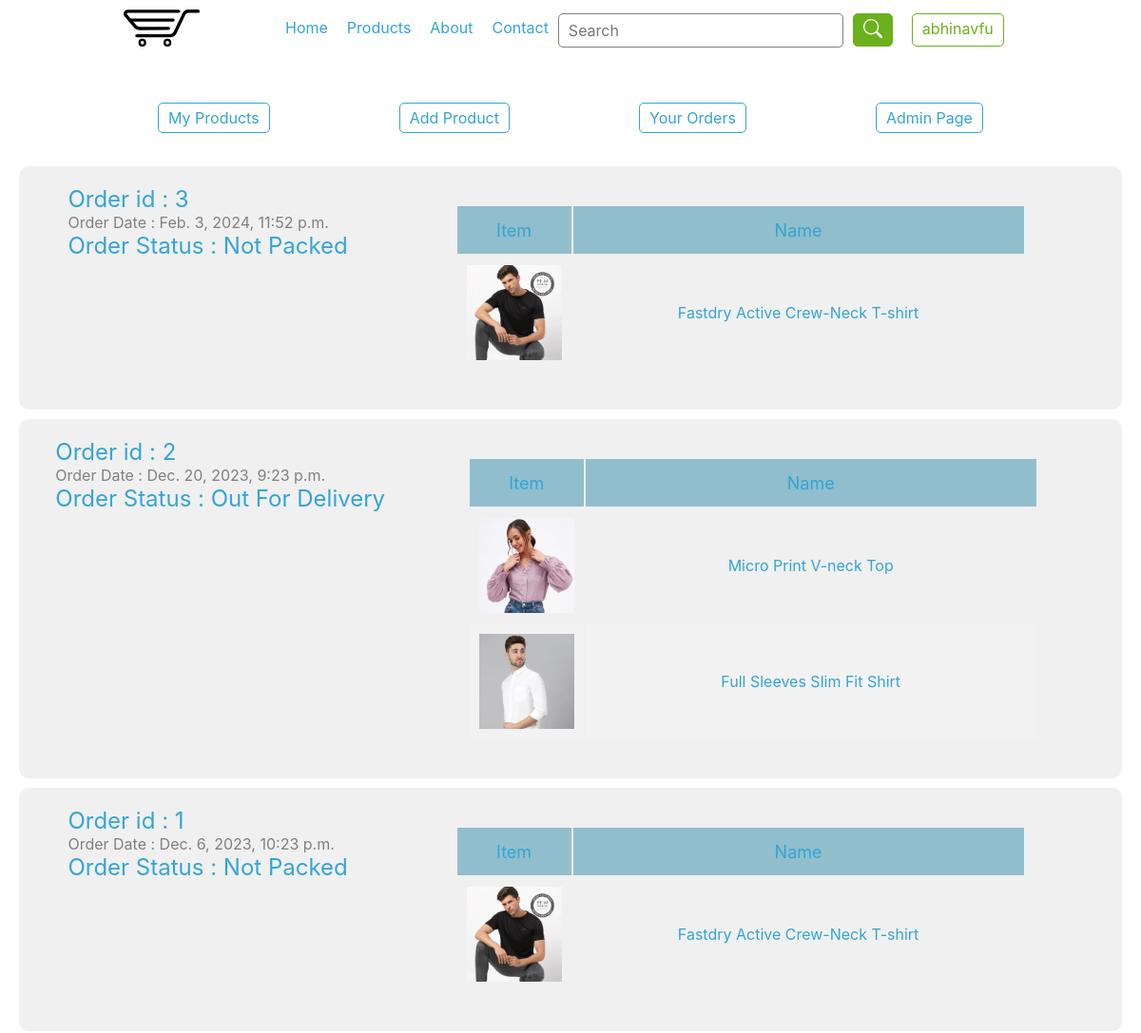
/shop/orders/ (signed in, upper part), run on an earlier commit of the app's database.
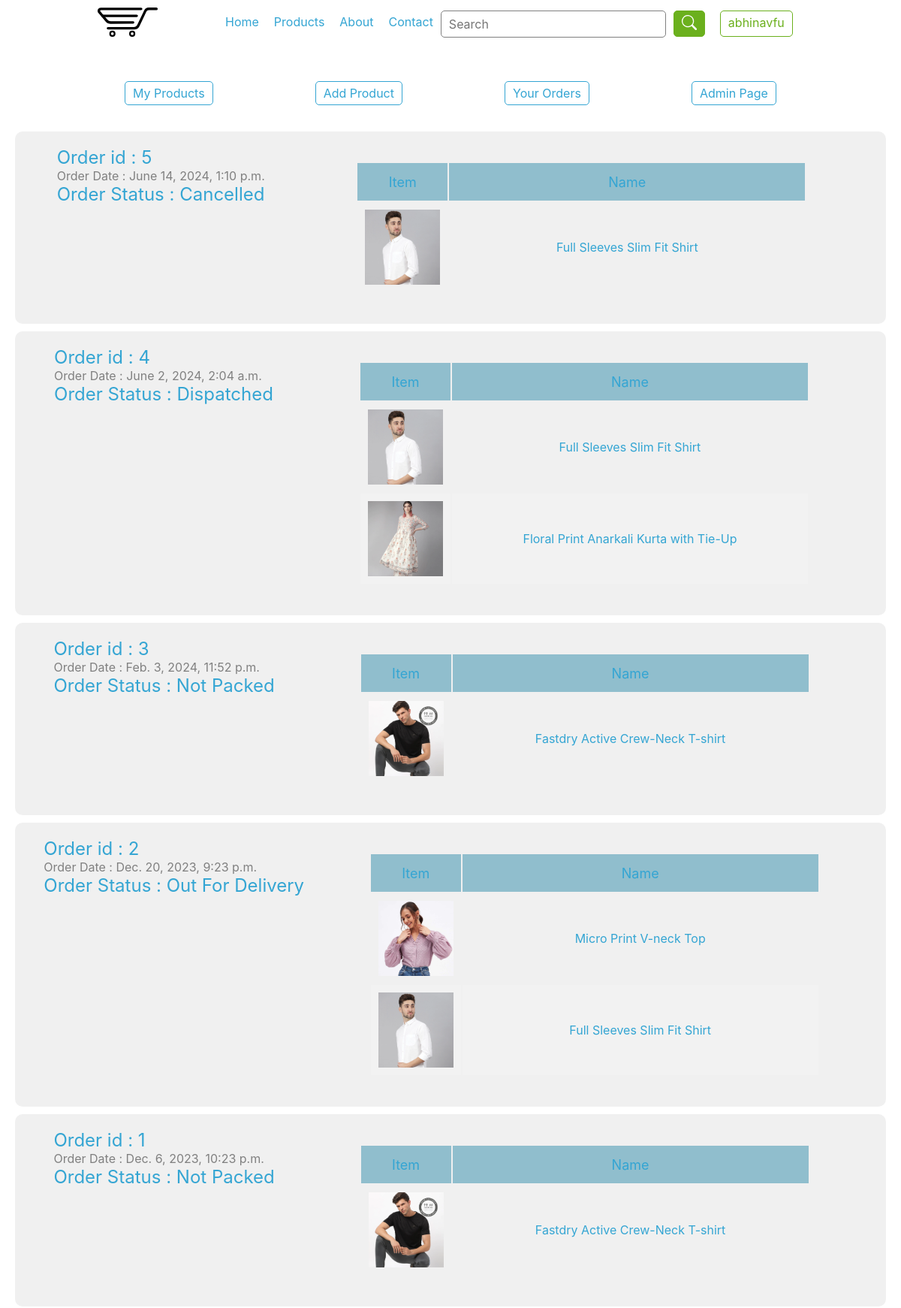
And on a later commit of the database.
### ecom/models.py (models this page shows, shortened)
class Payment(models.Model):
    buyer = models.ForeignKey(Buyer, on_delete=models.CASCADE)
    seller = models.CharField(default="E-Shop", max_length=20)
    address = models.CharField(default="", max_length=500)
    subtotal = models.IntegerField(default=0, null=True, blank=True)
    shipping = models.IntegerField(default=0, null=True, blank=True)
    ordertotal = models.IntegerField(default=0, null=True, blank=True)
    paymentmethod = models.CharField(
        max_length=30, default="COD", null=True, blank=True)
    paymentstatus = models.CharField(
        max_length=20, default="Pending", null=True, blank=True)
    orderstatus = models.CharField(
        max_length=20, default="Not Packed", null=True, blank=True)
    updated_at = models.DateTimeField(auto_now=True)
    created_at = models.DateTimeField(blank=True, null=True)
    rzppid = models.CharField(
        max_length=100, default="", null=True, blank=True)
    rzpoid = models.CharField(
        max_length=100, default="", null=True, blank=True)
    rzpsid = models.CharField(
        max_length=100, default="", null=True, blank=True)

class Order(models.Model):
    product = models.ForeignKey(Product, on_delete=models.CASCADE)
    q = models.IntegerField(default=1)
    total = models.IntegerField(default=0)
    payment = models.ForeignKey(Payment, on_delete=models.CASCADE)

class Product(models.Model):
    mainCategory = models.ForeignKey(MainCategory, on_delete=models.CASCADE)
    subCategory = models.ForeignKey(SubCategory, on_delete=models.CASCADE)
    brand = models.ForeignKey(Brand, on_delete=models.CASCADE)
    seller = models.CharField(default="E-Shop", max_length=100)
    name = models.CharField(default="", max_length=200)
    price = models.IntegerField(default=0)
    discount = models.IntegerField(default=0)
    promotion_price = models.IntegerField(default=0)
    tags = models.CharField(default="", max_length=200)
    size = models.CharField(default="", max_length=50)
    colour = models.CharField(default="", max_length=50)
    popularity = models.IntegerField(default=0)
    stock = models.CharField(default="", max_length=20)
    description = models.TextField(default="")
    sale = models.BooleanField(default=False, null=False)
    pic1 = models.ImageField(upload_to="shopimages/",
                             default=None, blank=True, null=True)
    pic2 = models.ImageField(upload_to="shopimages/",
                             default=None, blank=True, null=True)
    pic3 = models.ImageField(upload_to="shopimages/",
                             default=None, blank=True, null=True)
    pic4 = models.ImageField(upload_to="shopimages/",
                             default=None, blank=True, null=True)
    updated_at = models.DateTimeField(auto_now=True)
    created_at = models.DateTimeField(blank=True, null=True)
    def __str__(self):
        return self.name
    objects = ProductManager()

### ecom/views.py (the view)
# urls.py: path('orders/', orders, name='orders'),
@login_required(login_url=loginUrl)
def orders(request):
    checkU = checkUser(request)
    try:
        buyer = Buyer.objects.get(username=auth.get_user(request))
        orders = Payment.objects.filter(
            buyer=buyer).order_by('-created_at')
        c= Cart.objects.filter(buyer=buyer)
    except:
        pass
    try:
        if checkU == 'admin':
            orders = Payment.objects.filter(seller=SELLER).order_by('-created_at')
            c = None
    except:
        pass
    return render(request, 'orders.html', {'orders': orders, 'cart':c, 'checkU': checkU})

### ecom/templatetags/cart.py (called while the page is built)
@register.filter(name="checkoutProducts")
def checkoutProducts(request, num):
    products = Order.objects.filter(payment=Payment.objects.get(id=num))
    return products

### ecom/views.py (called while the page is built, shortened)
def checkUser(request):
    try:
        try:
            if User.objects.get(username=auth.get_user(request)).is_superuser:
                return 'admin'
        except:
            pass
    except:
        return 'user'

### ecom/templates/orders.html (shortened to what this page needs)
{% extends 'base.html' %} {% load cart %} {% block page %}
<div class="orders" class="min-height" style="min-height: 500px">
  {% if checkU == 'admin' %}
  <div class="d-flex" style="padding: 20px">
    <a class="btn btn-blue" href="{% url 'userprofile' %}">My Products</a>
    <a class="btn btn-blue" href="{% url 'addProduct' %}">Add Product</a>
    <a class="btn btn-blue" href="{% url 'orders' %}">Your Orders</a>
    <a class="btn btn-blue" href="/abhinavfuadmin/">Admin Page</a>
  </div>
  {%endif%}
  {% if orders|length > 0 %} {% for i in orders %}
  <div class="orderitem">
    <div>
        <a href="{% url 'orderDetails' i.id %}">
          <h2>Order id : {{i.id}}</h2>
          <span style="color: gray">Order Date : {{i.created_at}}</span>
          <h2>Order Status : {{i.orderstatus}}</h2>
        </a>
      </div>
      {% if checkU == 'shipment' %}
      {%else%}
      <div>
        <a href="{% url 'orderDetails' i.id %}">
        <div class="cart-items">
          <table>
            <thead>
              <tr>
                <th style="width: 100px">Item</th>
                <th class="cart-name">Name</th>
              </tr>
            </thead>
            <tbody>
              {% for j in request|checkoutProducts:i.id %}
              <tr>
                <td>
                  <div class="cart-img">
                    {% if j.product.pic1 %}
                    <img src="{{j.product.pic1.url}}" alt="product item" loading="lazy"/>
                    {% else %}
                    <img src="/static/images/No_image.png" alt="" loading="lazy"/>
                    {% endif %}
                  </div>
                </td>
                <td>{{j.product}}</td>
              </tr>
              {% endfor %}
            </tbody>
          </table>
        </div></a>
      </div>
      {%endif%}
    </div>
  {%endfor%} {% endif %}
</div>
{%endblock%}

### ecom/templates/base.html (shortened to what this page needs)
{% load static %}
<!DOCTYPE html>
<html lang="en">
<head>
    <link rel="stylesheet" href="{% static 'ecom/style.css' %}" />
    <link rel="stylesheet" href="{% static 'ecom/styleMob.css' %}" />
</head>
<body>
    <div class="uniPad">{% include 'navbar.html' %}</div>
    <div class="min-height">{% block page %} {% endblock %}</div>
</body>
</html>

### ecom/templates/navbar.html (shortened to what this page needs)
<nav id="navbar">
  <span class="logo"><a href="{% url 'home' %}"><img src="/static/images/logo.svg" alt="Logo" loading="lazy"></a></span>
  <div class="d-none d-flex">
    <ul>
        <li><a href="{% url 'home' %}">Home</a></li>
        <li><a href="{% url 'shop' 'all' %}">Products</a></li>
        <li><a href="#">About</a></li>
        <li><a href="#">Contact</a></li>
    </ul>
    <div class="d-flex">
      <form
        action="{% url 'shop' 'all' %}"
        method="GET"
        enctype="multipart/form-data"
      >
        <input
          id="search"
          name="search"
          class="form-control"
          type="search"
          placeholder="Search"
          list="suggest-list"
        />
        <button class="btn btn-green" type="submit">
          <svg
            width="16"
            height="16"
            fill="currentColor"
            class="bi bi-search"
            viewBox="0 0 16 16"
          >
            <path
              d="M11.742 10.344a6.5 6.5 0 1 0-1.397 1.398h-.001c.03.04.062.078.098.115l3.85 3.85a1 1 0 0 0 1.415-1.414l-3.85-3.85a1.007 1.007 0 0 0-.115-.1zM12 6.5a5.5 5.5 0 1 1-11 0 5.5 5.5 0 0 1 11 0z"
            />
          </svg>
        </button>
      </form>
        {% if request.user.is_authenticated %}
        <a class="btn btn-green dropdown-btn" onclick="toggle(1)"
          >{{ request.user }}</a
        >
        {%else%}
        <a class="btn btn-green" href="{% url 'signin' %}">SignIn</a>
        {%endif%}
    </div>
  </div>
</nav>

### ecom/static/ecom/style.css (style rules this page uses)
* { margin: 0px; padding: 0px; scroll-behavior: smooth; box-sizing: border-box; flex-wrap: wrap; font-family: -apple-system, BlinkMacSystemFont, "Segoe UI", Roboto, "Helvetica Neue", Arial, "Noto Sans", sans-serif, "Apple Color Emoji", "Segoe UI Emoji", "Segoe UI Symbol", "Noto Color Emoji"; font-weight: 400; }
:root { --bg: white; --blue: #34a5d3; --green: #6bb01d; --orange: #f29229; --red: #f26229; --cream: rgba(245, 222, 179, 0.7); --organic: #8bb75b; --gray-text: gray; }
img { width: 100%; height: auto; object-fit: cover; }
button, a { border-radius: 5px; cursor: pointer; text-decoration: none; }
.btn { border-radius: 5px; padding: 10px 20px; }
a { color: var(--blue); }
nav svg { width: 20px; height: 20px; }
.min-height { min-height: 500px; }
.dropdown-btn { display: block; cursor: pointer; }
.uniPad { padding: 0px 10%; }
nav { display: flex; align-items: center; }
nav .logo { width: 100px; margin-right: 70px; padding: 10px; }
nav ul { list-style: none; display: flex; }
nav ul li { padding: 10px; }
.form-control { display: block; width: 300px; padding: 0.375rem 0.75rem; font-size: 1rem; font-weight: 400; line-height: 1.5; color: #212529; background-color: #ffffff; border: 1px solid #ced4da; }
:is(.btn-green, .btn-blue, .btn-red) { padding: 5px 10px; margin: 5px 10px; background-color: transparent; }
.btn-blue { color: var(--blue); border: 1px solid var(--blue); position: relative; }
.btn-green { color: var(--green); border: 1px solid var(--green); }
:is(form .btn-green, .btn-green:hover) { color: white; background-color: var(--green); }
#search { border: 1px solid gray; border-radius: 5px; padding: 5px 10px; background-color: rgba(255, 255, 255, 0.5); }
.d-flex { display: flex; align-items: column; flex-wrap: wrap; justify-content: space-evenly; }
table tr :is(th, td) { padding: 10px; }
form { display: flex; align-items: center; justify-content: center; }
input, select { width: 100%; font-size: 16px; padding: 12px; }
.cart-items { width: 75%; text-align: center; overflow-x: auto; }
.cart-items > table { width: 100%; padding: 20px 50px; }
th { height: 50px; font-size: 18px; background-color: #2687a57a; }
tr:nth-child(even) { background-color: #f2f2f2; }
.cart-img { overflow: hidden; height: 100px; width: 100px; display: flex; align-items: center; background-color: white; }
.orders { padding: 20px; }
.orderitem { padding: 20px; display: flex; justify-content: space-around; background-color: #dedede70; border-radius: 10px; margin: 10px 0px; }
.orderitem .cart-items { width: 700px; }

What changed in the data, as far as the page shows it:
added Payment: id "5", created_at "June 14, 2024, 1:10 p.m.", orderstatus "Cancelled"
added Order: product.pic1 (picture), product "Full Sleeves Slim Fit Shirt", shown under "5"
added Payment: id "4", created_at "June 2, 2024, 2:04 a.m.", orderstatus "Dispatched"
added Order: product.pic1 (picture), product "Full Sleeves Slim Fit Shirt", shown under "4"
added Order: product.pic1 (picture), product "Floral Print Anarkali Kurta with Tie-Up", shown under "4"
